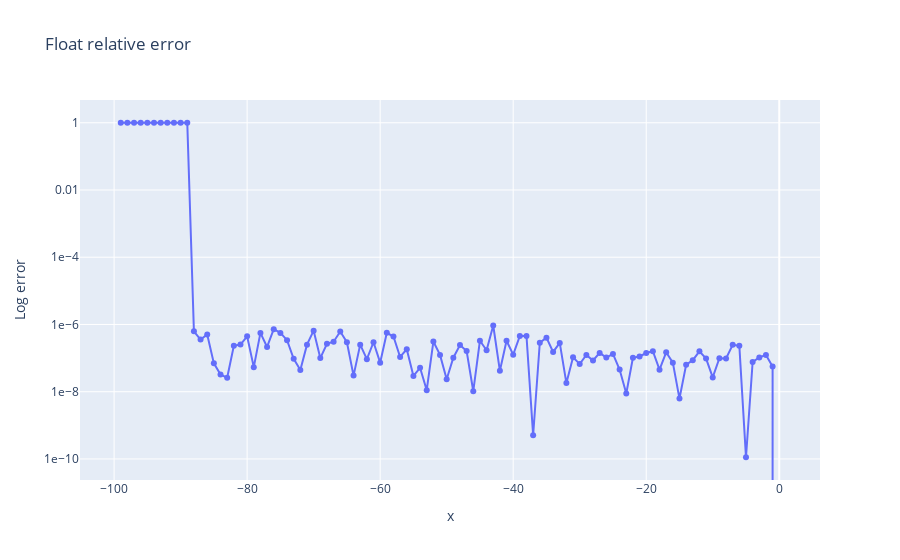

The notebook cell this image was saved under:
### Code cell
float_values = [inverse_exponent(Float(i)) for i in x_range]
float_relative_errors = get_relative_error(numpy_values, float_values)
fig = go.Figure()
fig.add_trace(go.Scatter(x=-x_range, y=float_relative_errors, mode='lines+markers'))
fig.update_layout(
    yaxis={"title": "Log error", "exponentformat": "e"}, xaxis={"title": "x"}, title="Float relative error"
)
fig.update_yaxes(type="log")
fig.show()

### Figure 1 — Plotly figure (JSON) as saved in the notebook; plotly's stock layout.template omitted (floating-point values rounded to 4 significant figures)
{"data": [{"mode": "lines+markers", "type": "scatter", "x": [0, -1, -2, -3, -4, -5, -6, -7, -8, -9, -10, -11, -12, -13, -14, -15, -16, -17, -18, -19, -20, -21, -22, -23, -24, -25, -26, -27, -28, -29, -30, -31, -32, -33, -34, -35, -36, -37, -38, -39, -40, -41, -42, -43, -44, -45, -46, -47, -48, -49, -50, -51, -52, -53, -54, -55, -56, -57, -58, -59, -60, -61, -62, -63, -64, -65, -66, -67, -68, -69, -70, -71, -72, -73, -74, -75, -76, -77, -78, -79, -80, -81, -82, -83, -84, -85, -86, -87, -88, -89, -90, -91, -92, -93, -94, -95, -96, -97, -98, -99], "y": [0.0, 5.614e-08, 1.23e-07, 1.048e-07, 7.669e-08, 1.124e-10, 2.317e-07, 2.476e-07, 9.777e-08, 9.894e-08, 2.656e-08, 9.679e-08, 1.59e-07, 8.674e-08, 6.342e-08, 6.26e-09, 7.314e-08, 1.484e-07, 4.524e-08, 1.606e-07, 1.416e-07, 1.118e-07, 1.024e-07, 8.881e-09, 4.569e-08, 1.334e-07, 1.035e-07, 1.425e-07, 8.471e-08, 1.235e-07, 6.636e-08, 1.055e-07, 1.802e-08, 2.828e-07, 1.522e-07, 4.05e-07, 2.858e-07, 5.076e-10, 4.523e-07, 4.565e-07, 1.266e-07, 3.272e-07, 4.183e-08, 9.32e-07, 1.711e-07, 3.285e-07, 1.033e-08, 1.619e-07, 2.441e-07, 1.026e-07, 2.353e-08, 1.244e-07, 3.111e-07, 1.108e-08, 5.135e-08, 2.941e-08, 1.83e-07, 1.081e-07, 4.382e-07, 5.667e-07, 7.313e-08, 2.961e-07, 9.291e-08, 2.515e-07, 3.018e-08, 2.965e-07, 6.16e-07, 3.078e-07, 2.664e-07, 1.001e-07, 6.547e-07, 2.512e-07, 4.425e-08, 9.5e-08, 3.406e-07, 5.617e-07, 7.215e-07, 2.144e-07, 5.606e-07, 5.385e-08, 4.442e-07, 2.528e-07, 2.327e-07, 2.607e-08, 3.228e-08, 6.974e-08, 5.023e-07, 3.543e-07, 6.266e-07, 1.0, 1.0, 1.0, 1.0, 1.0, 1.0, 1.0, 1.0, 1.0, 1.0, 1.0]}], "layout": {"title": {"text": "Float relative error"}, "xaxis": {"title": {"text": "x"}}, "yaxis": {"exponentformat": "e", "title": {"text": "Log error"}, "type": "log"}}}
